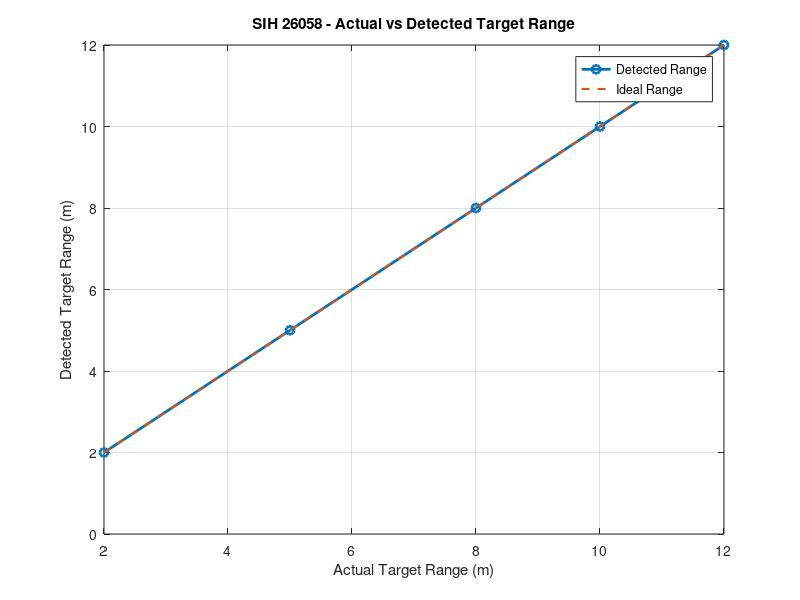
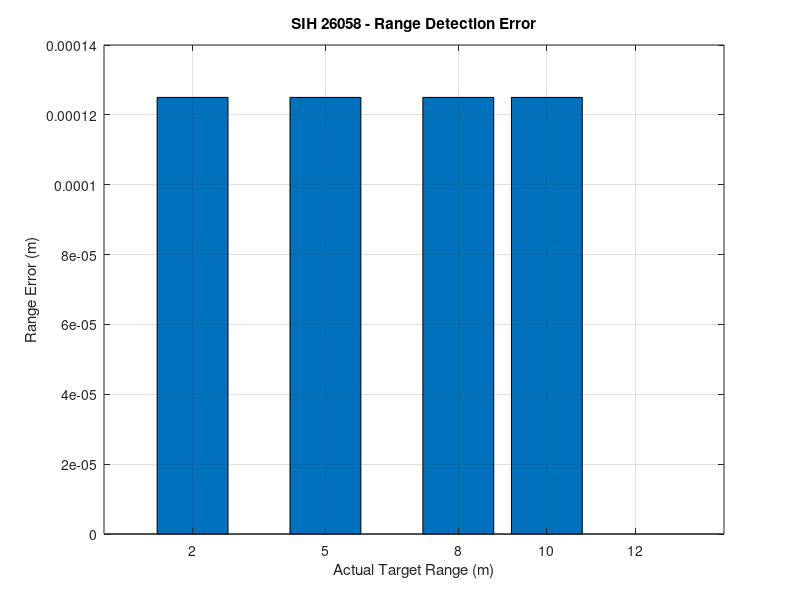
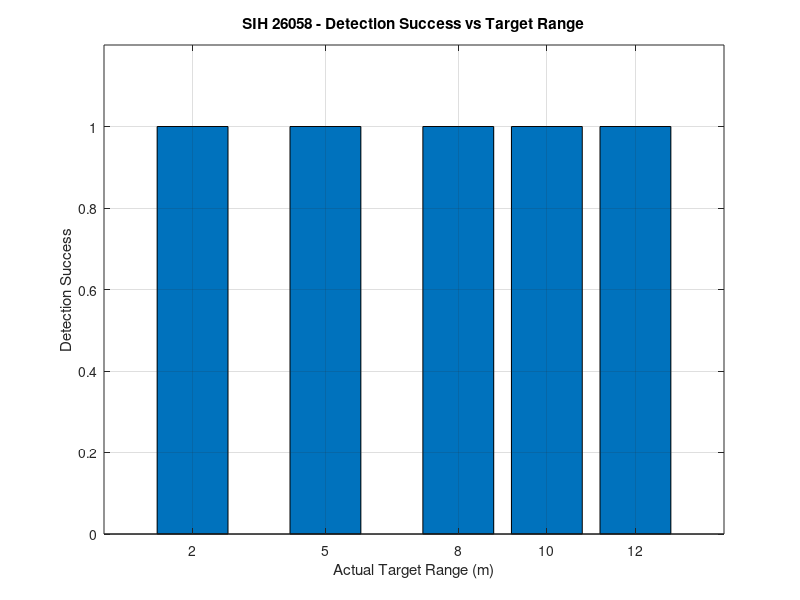

Source code (MATLAB) for these figures, in order:
%% =========================================================
% SIH 26058
% MULTI-RANGE TARGET PERFORMANCE ANALYSIS
%
% Tests target detection at multiple ranges.
%
% Target ranges:
%   2 m, 5 m, 8 m, 10 m, 12 m
%
% Uses:
%   LFM waveform
%   Underwater propagation
%   Noise
%   Matched filtering
%   Range estimation
% =========================================================

clear;
clc;
close all;

%% =========================================================
% 1. BASIC PARAMETERS
% =========================================================

Fs = 2e6;
Ts = 1/Fs;

soundSpeed = 1500;

channelGain = 1;

noiseLevel = -20;

%% =========================================================
% 2. TRANSMITTER PARAMETERS
% =========================================================

Fc = 300e3;
BW = 200e3;
Tp = 2e-3;
A = 1.0;

fStart = Fc - BW/2;
fStop  = Fc + BW/2;

%% =========================================================
% 3. TARGET RANGES
% =========================================================

targetRanges = [2 5 8 10 12];

numTests = length(targetRanges);

%% =========================================================
% 4. GENERATE REFERENCE LFM
% =========================================================

N = round(Tp*Fs);

t = (0:N-1)*Ts;

k = (fStop-fStart)/Tp;

phase = 2*pi*( ...
    fStart*t + 0.5*k*t.^2);

txSignal = A*cos(phase);

%% =========================================================
% 5. APPLY HANN WINDOW
% =========================================================

txSignal = txSignal .* hann(N).';

%% =========================================================
% 6. RESULT STORAGE
% =========================================================

detectedRanges = zeros(numTests,1);

rangeErrors = zeros(numTests,1);

detectedDelays = zeros(numTests,1);

peakValues = zeros(numTests,1);

detectionSuccess = false(numTests,1);

%% =========================================================
% 7. TEST EACH TARGET RANGE
% =========================================================

for test = 1:numTests

    targetRange = targetRanges(test);

    %% -----------------------------------------------------
    % PROPAGATION DELAY
    % -----------------------------------------------------

    roundTripTime = ...
        (2*targetRange)/soundSpeed;

    delaySamples = ...
        round(roundTripTime*Fs);

    %% -----------------------------------------------------
    % RECEIVED SIGNAL
    % -----------------------------------------------------

    receiveLength = ...
        length(txSignal)+delaySamples;

    receivedSignal = ...
        zeros(1,receiveLength);

    %% -----------------------------------------------------
    % SIMPLE ECHO ATTENUATION
    % -----------------------------------------------------

    echoGain = ...
        channelGain/(1+targetRange);

    echoSignal = ...
        echoGain*txSignal;

    startIndex = delaySamples+1;

    endIndex = ...
        startIndex+length(echoSignal)-1;

    receivedSignal(startIndex:endIndex) = ...
        echoSignal;

    %% -----------------------------------------------------
    % ADD NOISE
    % -----------------------------------------------------

    noiseAmplitude = ...
        10^(noiseLevel/20);

    noise = ...
        noiseAmplitude*randn(size(receivedSignal));

    noisyReceivedSignal = ...
        receivedSignal+noise;

    %% -----------------------------------------------------
    % MATCHED FILTER
    % -----------------------------------------------------

    matchedFilter = ...
        conj(fliplr(txSignal));

    matchedOutput = conv( ...
        noisyReceivedSignal, ...
        matchedFilter);

    %% -----------------------------------------------------
    % FIND PEAK
    % -----------------------------------------------------

    [peakValue,peakIndex] = ...
        max(abs(matchedOutput));

    detectedDelaySamples = ...
        peakIndex-length(txSignal);

    detectedDelay = ...
        detectedDelaySamples/Fs;

    detectedRange = ...
        (detectedDelay*soundSpeed)/2;

    %% -----------------------------------------------------
    % ERROR
    % -----------------------------------------------------

    rangeError = ...
        abs(detectedRange-targetRange);

    %% -----------------------------------------------------
    % DETECTION
    % -----------------------------------------------------

    if rangeError < 0.1

        detectionSuccess(test) = true;

    else

        detectionSuccess(test) = false;

    end

    %% -----------------------------------------------------
    % STORE
    % -----------------------------------------------------

    detectedRanges(test) = detectedRange;

    rangeErrors(test) = rangeError;

    detectedDelays(test) = detectedDelay;

    peakValues(test) = peakValue;

end

%% =========================================================
% 8. DISPLAY RESULTS
% =========================================================

fprintf('\n');
fprintf('============================================================\n');
fprintf('       SIH 26058 - MULTI-RANGE PERFORMANCE TEST\n');
fprintf('============================================================\n');

fprintf('\nWaveform          : LFM Chirp\n');
fprintf('Centre Frequency  : %.1f kHz\n',Fc/1e3);
fprintf('Bandwidth         : %.1f kHz\n',BW/1e3);
fprintf('Pulse Duration    : %.2f ms\n',Tp*1e3);
fprintf('Noise Level       : %.1f dB\n',noiseLevel);
fprintf('Sound Speed       : %.1f m/s\n',soundSpeed);

fprintf('\n');

fprintf('%-12s %-15s %-15s %-15s %-15s\n', ...
    'Actual(m)', ...
    'Delay(ms)', ...
    'Detected(m)', ...
    'Error(m)', ...
    'Status');

fprintf('------------------------------------------------------------\n');

for test = 1:numTests

    if detectionSuccess(test)
        statusText = 'SUCCESS';
    else
        statusText = 'FAILED';
    end

    fprintf('%-12.2f %-15.3f %-15.3f %-15.3f %-15s\n', ...
        targetRanges(test), ...
        detectedDelays(test)*1e3, ...
        detectedRanges(test), ...
        rangeErrors(test), ...
        statusText);

end

fprintf('============================================================\n');

%% =========================================================
% 9. RANGE COMPARISON GRAPH
% =========================================================

figure;

plot(targetRanges,detectedRanges,'o-','LineWidth',2);

hold on;

plot(targetRanges,targetRanges,'--','LineWidth',1.5);

xlabel('Actual Target Range (m)');
ylabel('Detected Target Range (m)');

title('SIH 26058 - Actual vs Detected Target Range');

legend('Detected Range','Ideal Range');

grid on;

hold off;

%% =========================================================
% 10. RANGE ERROR GRAPH
% =========================================================

figure;

bar(targetRanges,rangeErrors);

xlabel('Actual Target Range (m)');
ylabel('Range Error (m)');

title('SIH 26058 - Range Detection Error');

grid on;

%% =========================================================
% 11. DETECTION SUCCESS GRAPH
% =========================================================

figure;

bar(targetRanges,double(detectionSuccess));

xlabel('Actual Target Range (m)');
ylabel('Detection Success');

title('SIH 26058 - Detection Success vs Target Range');

ylim([0 1.2]);

grid on;

%% =========================================================
% 12. THEORETICAL RANGE RESOLUTION
% =========================================================

rangeResolution = ...
    soundSpeed/(2*BW);

fprintf('\nTHEORETICAL RANGE RESOLUTION\n');
fprintf('------------------------------------------------------------\n');

fprintf('Bandwidth        : %.1f kHz\n',BW/1e3);

fprintf('Range Resolution : %.6f m\n',rangeResolution);

fprintf('Range Resolution : %.3f mm\n',rangeResolution*1000);

fprintf('============================================================\n');

fprintf('\nMULTI-RANGE PERFORMANCE TEST COMPLETE\n');
fprintf('============================================================\n');
